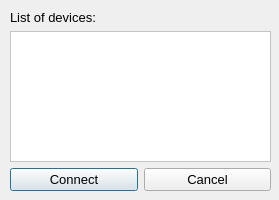
<?xml version="1.0" encoding="UTF-8"?>
<ui version="4.0">
 <class>selectdeviceform</class>
 <widget class="QDialog" name="selectdeviceform">
  <property name="windowModality">
   <enum>Qt::ApplicationModal</enum>
  </property>
  <property name="geometry">
   <rect>
    <x>0</x>
    <y>0</y>
    <width>279</width>
    <height>200</height>
   </rect>
  </property>
  <property name="minimumSize">
   <size>
    <width>260</width>
    <height>190</height>
   </size>
  </property>
  <property name="maximumSize">
   <size>
    <width>16777215</width>
    <height>16777215</height>
   </size>
  </property>
  <property name="windowTitle">
   <string>Dialog</string>
  </property>
  <property name="sizeGripEnabled">
   <bool>false</bool>
  </property>
  <property name="modal">
   <bool>true</bool>
  </property>
  <widget class="QWidget" name="verticalLayoutWidget">
   <property name="geometry">
    <rect>
     <x>10</x>
     <y>10</y>
     <width>261</width>
     <height>181</height>
    </rect>
   </property>
   <layout class="QVBoxLayout" name="verticalLayout">
    <item>
     <widget class="QLabel" name="listLabel">
      <property name="font">
       <font>
        <pointsize>10</pointsize>
       </font>
      </property>
      <property name="text">
       <string>List of devices:</string>
      </property>
     </widget>
    </item>
    <item>
     <layout class="QHBoxLayout" name="horizontalLayout_2">
      <item>
       <widget class="QListWidget" name="deviceListWidget">
        <property name="palette">
         <palette>
          <active>
           <colorrole role="WindowText">
            <brush brushstyle="SolidPattern">
             <color alpha="255">
              <red>0</red>
              <green>0</green>
              <blue>0</blue>
             </color>
            </brush>
           </colorrole>
           <colorrole role="Button">
            <brush brushstyle="SolidPattern">
             <color alpha="255">
              <red>255</red>
              <green>255</green>
              <blue>255</blue>
             </color>
            </brush>
           </colorrole>
           <colorrole role="Light">
            <brush brushstyle="SolidPattern">
             <color alpha="255">
              <red>255</red>
              <green>255</green>
              <blue>255</blue>
             </color>
            </brush>
           </colorrole>
           <colorrole role="Midlight">
            <brush brushstyle="SolidPattern">
             <color alpha="255">
              <red>255</red>
              <green>255</green>
              <blue>255</blue>
             </color>
            </brush>
           </colorrole>
           <colorrole role="Dark">
            <brush brushstyle="SolidPattern">
             <color alpha="255">
              <red>127</red>
              <green>127</green>
              <blue>127</blue>
             </color>
            </brush>
           </colorrole>
           <colorrole role="Mid">
            <brush brushstyle="SolidPattern">
             <color alpha="255">
              <red>170</red>
              <green>170</green>
              <blue>170</blue>
             </color>
            </brush>
           </colorrole>
           <colorrole role="Text">
            <brush brushstyle="SolidPattern">
             <color alpha="255">
              <red>0</red>
              <green>0</green>
              <blue>0</blue>
             </color>
            </brush>
           </colorrole>
           <colorrole role="BrightText">
            <brush brushstyle="SolidPattern">
             <color alpha="255">
              <red>255</red>
              <green>255</green>
              <blue>255</blue>
             </color>
            </brush>
           </colorrole>
           <colorrole role="ButtonText">
            <brush brushstyle="SolidPattern">
             <color alpha="255">
              <red>0</red>
              <green>0</green>
              <blue>0</blue>
             </color>
            </brush>
           </colorrole>
           <colorrole role="Base">
            <brush brushstyle="SolidPattern">
             <color alpha="255">
              <red>255</red>
              <green>255</green>
              <blue>255</blue>
             </color>
            </brush>
           </colorrole>
           <colorrole role="Window">
            <brush brushstyle="SolidPattern">
             <color alpha="255">
              <red>255</red>
              <green>255</green>
              <blue>255</blue>
             </color>
            </brush>
           </colorrole>
           <colorrole role="Shadow">
            <brush brushstyle="SolidPattern">
             <color alpha="255">
              <red>0</red>
              <green>0</green>
              <blue>0</blue>
             </color>
            </brush>
           </colorrole>
           <colorrole role="AlternateBase">
            <brush brushstyle="SolidPattern">
             <color alpha="255">
              <red>255</red>
              <green>255</green>
              <blue>255</blue>
             </color>
            </brush>
           </colorrole>
           <colorrole role="ToolTipBase">
            <brush brushstyle="SolidPattern">
             <color alpha="255">
              <red>255</red>
              <green>255</green>
              <blue>220</blue>
             </color>
            </brush>
           </colorrole>
           <colorrole role="ToolTipText">
            <brush brushstyle="SolidPattern">
             <color alpha="255">
              <red>0</red>
              <green>0</green>
              <blue>0</blue>
             </color>
            </brush>
           </colorrole>
          </active>
          <inactive>
           <colorrole role="WindowText">
            <brush brushstyle="SolidPattern">
             <color alpha="255">
              <red>0</red>
              <green>0</green>
              <blue>0</blue>
             </color>
            </brush>
           </colorrole>
           <colorrole role="Button">
            <brush brushstyle="SolidPattern">
             <color alpha="255">
              <red>255</red>
              <green>255</green>
              <blue>255</blue>
             </color>
            </brush>
           </colorrole>
           <colorrole role="Light">
            <brush brushstyle="SolidPattern">
             <color alpha="255">
              <red>255</red>
              <green>255</green>
              <blue>255</blue>
             </color>
            </brush>
           </colorrole>
           <colorrole role="Midlight">
            <brush brushstyle="SolidPattern">
             <color alpha="255">
              <red>255</red>
              <green>255</green>
              <blue>255</blue>
             </color>
            </brush>
           </colorrole>
           <colorrole role="Dark">
            <brush brushstyle="SolidPattern">
             <color alpha="255">
              <red>127</red>
              <green>127</green>
              <blue>127</blue>
             </color>
            </brush>
           </colorrole>
           <colorrole role="Mid">
            <brush brushstyle="SolidPattern">
             <color alpha="255">
              <red>170</red>
              <green>170</green>
              <blue>170</blue>
             </color>
            </brush>
           </colorrole>
           <colorrole role="Text">
            <brush brushstyle="SolidPattern">
             <color alpha="255">
              <red>0</red>
              <green>0</green>
              <blue>0</blue>
             </color>
            </brush>
           </colorrole>
           <colorrole role="BrightText">
            <brush brushstyle="SolidPattern">
             <color alpha="255">
              <red>255</red>
              <green>255</green>
              <blue>255</blue>
             </color>
            </brush>
           </colorrole>
           <colorrole role="ButtonText">
            <brush brushstyle="SolidPattern">
             <color alpha="255">
              <red>0</red>
              <green>0</green>
              <blue>0</blue>
             </color>
            </brush>
           </colorrole>
           <colorrole role="Base">
            <brush brushstyle="SolidPattern">
             <color alpha="255">
              <red>255</red>
              <green>255</green>
              <blue>255</blue>
             </color>
            </brush>
           </colorrole>
           <colorrole role="Window">
            <brush brushstyle="SolidPattern">
             <color alpha="255">
              <red>255</red>
              <green>255</green>
              <blue>255</blue>
             </color>
            </brush>
           </colorrole>
           <colorrole role="Shadow">
            <brush brushstyle="SolidPattern">
             <color alpha="255">
              <red>0</red>
              <green>0</green>
              <blue>0</blue>
             </color>
            </brush>
           </colorrole>
           <colorrole role="AlternateBase">
            <brush brushstyle="SolidPattern">
             <color alpha="255">
              <red>255</red>
              <green>255</green>
              <blue>255</blue>
             </color>
            </brush>
           </colorrole>
           <colorrole role="ToolTipBase">
            <brush brushstyle="SolidPattern">
             <color alpha="255">
              <red>255</red>
              <green>255</green>
              <blue>220</blue>
             </color>
            </brush>
           </colorrole>
           <colorrole role="ToolTipText">
            <brush brushstyle="SolidPattern">
             <color alpha="255">
              <red>0</red>
              <green>0</green>
              <blue>0</blue>
             </color>
            </brush>
           </colorrole>
          </inactive>
          <disabled>
           <colorrole role="WindowText">
            <brush brushstyle="SolidPattern">
             <color alpha="255">
              <red>127</red>
              <green>127</green>
              <blue>127</blue>
             </color>
            </brush>
           </colorrole>
           <colorrole role="Button">
            <brush brushstyle="SolidPattern">
             <color alpha="255">
              <red>255</red>
              <green>255</green>
              <blue>255</blue>
             </color>
            </brush>
           </colorrole>
           <colorrole role="Light">
            <brush brushstyle="SolidPattern">
             <color alpha="255">
              <red>255</red>
              <green>255</green>
              <blue>255</blue>
             </color>
            </brush>
           </colorrole>
           <colorrole role="Midlight">
            <brush brushstyle="SolidPattern">
             <color alpha="255">
              <red>255</red>
              <green>255</green>
              <blue>255</blue>
             </color>
            </brush>
           </colorrole>
           <colorrole role="Dark">
            <brush brushstyle="SolidPattern">
             <color alpha="255">
              <red>127</red>
              <green>127</green>
              <blue>127</blue>
             </color>
            </brush>
           </colorrole>
           <colorrole role="Mid">
            <brush brushstyle="SolidPattern">
             <color alpha="255">
              <red>170</red>
              <green>170</green>
              <blue>170</blue>
             </color>
            </brush>
           </colorrole>
           <colorrole role="Text">
            <brush brushstyle="SolidPattern">
             <color alpha="255">
              <red>127</red>
              <green>127</green>
              <blue>127</blue>
             </color>
            </brush>
           </colorrole>
           <colorrole role="BrightText">
            <brush brushstyle="SolidPattern">
             <color alpha="255">
              <red>255</red>
              <green>255</green>
              <blue>255</blue>
             </color>
            </brush>
           </colorrole>
           <colorrole role="ButtonText">
            <brush brushstyle="SolidPattern">
             <color alpha="255">
              <red>127</red>
              <green>127</green>
              <blue>127</blue>
             </color>
            </brush>
           </colorrole>
           <colorrole role="Base">
            <brush brushstyle="SolidPattern">
             <color alpha="255">
              <red>255</red>
              <green>255</green>
              <blue>255</blue>
             </color>
            </brush>
           </colorrole>
           <colorrole role="Window">
            <brush brushstyle="SolidPattern">
             <color alpha="255">
              <red>255</red>
              <green>255</green>
              <blue>255</blue>
             </color>
            </brush>
           </colorrole>
           <colorrole role="Shadow">
            <brush brushstyle="SolidPattern">
             <color alpha="255">
              <red>0</red>
              <green>0</green>
              <blue>0</blue>
             </color>
            </brush>
           </colorrole>
           <colorrole role="AlternateBase">
            <brush brushstyle="SolidPattern">
             <color alpha="255">
              <red>255</red>
              <green>255</green>
              <blue>255</blue>
             </color>
            </brush>
           </colorrole>
           <colorrole role="ToolTipBase">
            <brush brushstyle="SolidPattern">
             <color alpha="255">
              <red>255</red>
              <green>255</green>
              <blue>220</blue>
             </color>
            </brush>
           </colorrole>
           <colorrole role="ToolTipText">
            <brush brushstyle="SolidPattern">
             <color alpha="255">
              <red>0</red>
              <green>0</green>
              <blue>0</blue>
             </color>
            </brush>
           </colorrole>
          </disabled>
         </palette>
        </property>
        <property name="font">
         <font>
          <pointsize>10</pointsize>
          <weight>75</weight>
          <bold>true</bold>
          <strikeout>false</strikeout>
         </font>
        </property>
        <property name="lineWidth">
         <number>100</number>
        </property>
        <property name="midLineWidth">
         <number>0</number>
        </property>
        <property name="textElideMode">
         <enum>Qt::ElideMiddle</enum>
        </property>
        <property name="movement">
         <enum>QListView::Static</enum>
        </property>
        <property name="layoutMode">
         <enum>QListView::SinglePass</enum>
        </property>
        <property name="spacing">
         <number>3</number>
        </property>
        <property name="gridSize">
         <size>
          <width>20</width>
          <height>20</height>
         </size>
        </property>
        <property name="modelColumn">
         <number>0</number>
        </property>
        <property name="batchSize">
         <number>100</number>
        </property>
       </widget>
      </item>
     </layout>
    </item>
    <item>
     <layout class="QHBoxLayout" name="horizontalLayout">
      <item>
       <widget class="QPushButton" name="connectButton">
        <property name="font">
         <font>
          <pointsize>10</pointsize>
         </font>
        </property>
        <property name="text">
         <string>Connect</string>
        </property>
       </widget>
      </item>
      <item>
       <widget class="QPushButton" name="cancelButton">
        <property name="font">
         <font>
          <pointsize>10</pointsize>
         </font>
        </property>
        <property name="text">
         <string>Cancel</string>
        </property>
       </widget>
      </item>
     </layout>
    </item>
   </layout>
  </widget>
 </widget>
 <resources/>
 <connections/>
</ui>
